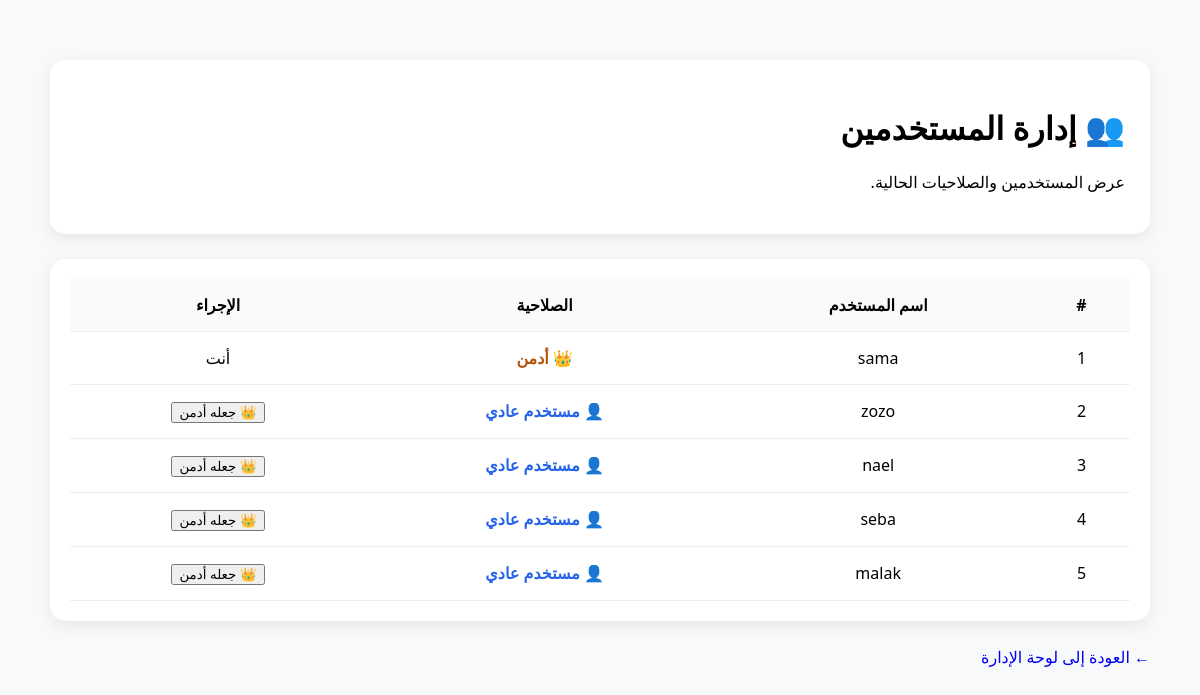
Page /admin/users (signed in) on the committed database.
### tables this page shows
CREATE TABLE users (
            id INTEGER PRIMARY KEY AUTOINCREMENT,
            username TEXT UNIQUE NOT NULL,
            password_hash TEXT NOT NULL
        , is_admin INTEGER DEFAULT 0);

### app.py (the view)
@app.route('/admin/users')
@login_required
def admin_users():
    if session.get('is_admin') != 1:
        return "غير مصرح لك بالدخول إلى لوحة الإدارة", 403
    conn = get_db_connection()
    users = conn.execute(
        '''
        SELECT id, username, is_admin
        FROM users
        ORDER BY id ASC
        '''
    ).fetchall()
    conn.close()
    return render_template(
        'admin_users.html',
        users=users
    )

### app.py (called while the page is built)
def get_db_connection():
    conn = sqlite3.connect('final.db')
    conn.row_factory = sqlite3.Row
    return conn

def login_required(view):
    @wraps(view)
    def wrapped_view(*args, **kwargs):
        if 'user_id' not in session:
            return redirect(url_for('login'))
        return view(*args, **kwargs)
    return wrapped_view

### templates/admin_users.html (shortened to what this page needs)
<!DOCTYPE html>
<html lang="ar" dir="rtl">
<head>
    <link rel="stylesheet" href="{{ url_for('static', filename='style.css') }}">
</head>
<body>
<div class="admin-container">
    <div class="admin-header">
        <h1>👥 إدارة المستخدمين</h1>
        <p>عرض المستخدمين والصلاحيات الحالية.</p>
    </div>
    <div class="users-table">
        <table>
            <thead>
                <tr>
                    <th>#</th>
                    <th>اسم المستخدم</th>
                    <th>الصلاحية</th>
                    <th>الإجراء</th>
                </tr>
            </thead>
            <tbody>
                {% for user in users %}
                <tr>
                    <td>{{ user['id'] }}</td>
                    <td>
                        {{ user['username'] }}
                    </td>
                    <td>
                        {% if user['is_admin'] == 1 %}
                            <span class="admin-badge">
                                👑 أدمن
                            </span>
                        {% else %}
                            <span class="user-badge">
                                👤 مستخدم عادي
                            </span>
                        {% endif %}
                    </td>
                    <td>
                        {% if user['id'] != session['user_id'] %}
                            <form method="POST"
                                action="{{ url_for('toggle_admin', user_id=user['id']) }}">
                                {% if user['is_admin'] == 1 %}
                                    <button type="submit">
                                        إرجاع لمستخدم عادي
                                    </button>
                                {% else %}
                                    <button type="submit">
                                        👑 جعله أدمن
                                    </button>
                                {% endif %}
                            </form>
                        {% else %}
                            <span>أنت</span>
                        {% endif %}
                    </td>
                </tr>
                {% endfor %}
            </tbody>
        </table>
    </div>
    <a href="{{ url_for('admin') }}" class="back-btn">
        ← العودة إلى لوحة الإدارة
    </a>
</div>
</body>
</html>

### static/style.css (style rules this page uses)
body { font-family: 'Segoe UI', Tahoma, Geneva, Verdana, sans-serif; background-color: #f8f9fa; margin: 0; padding: 0; direction: rtl; }

### templates/admin_users.html (style rules this page uses)
.admin-container { max-width: 1100px; margin: 40px auto; padding: 20px; }
.admin-header { background: #ffffff; border-radius: 15px; padding: 25px; margin-bottom: 25px; box-shadow: 0 4px 15px rgba(0,0,0,0.08); }
.users-table { background: #ffffff; border-radius: 15px; padding: 20px; box-shadow: 0 4px 15px rgba(0,0,0,0.08); overflow-x: auto; }
table { width: 100%; border-collapse: collapse; }
th, td { padding: 15px; text-align: center; border-bottom: 1px solid #eee; }
th { background: #f8fafc; }
.admin-badge { color: #b45309; font-weight: bold; }
.user-badge { color: #2563eb; font-weight: bold; }
.back-btn { display: inline-block; margin-top: 25px; text-decoration: none; }

### rows in the picture
users: id "1", username "sama", is_admin "👑 أدمن", shows "أنت"
users: id "2", username "zozo", is_admin "👤 مستخدم عادي"
users: id "3", username "nael", is_admin "👤 مستخدم عادي"
users: id "4", username "seba", is_admin "👤 مستخدم عادي"
users: id "5", username "malak", is_admin "👤 مستخدم عادي"
